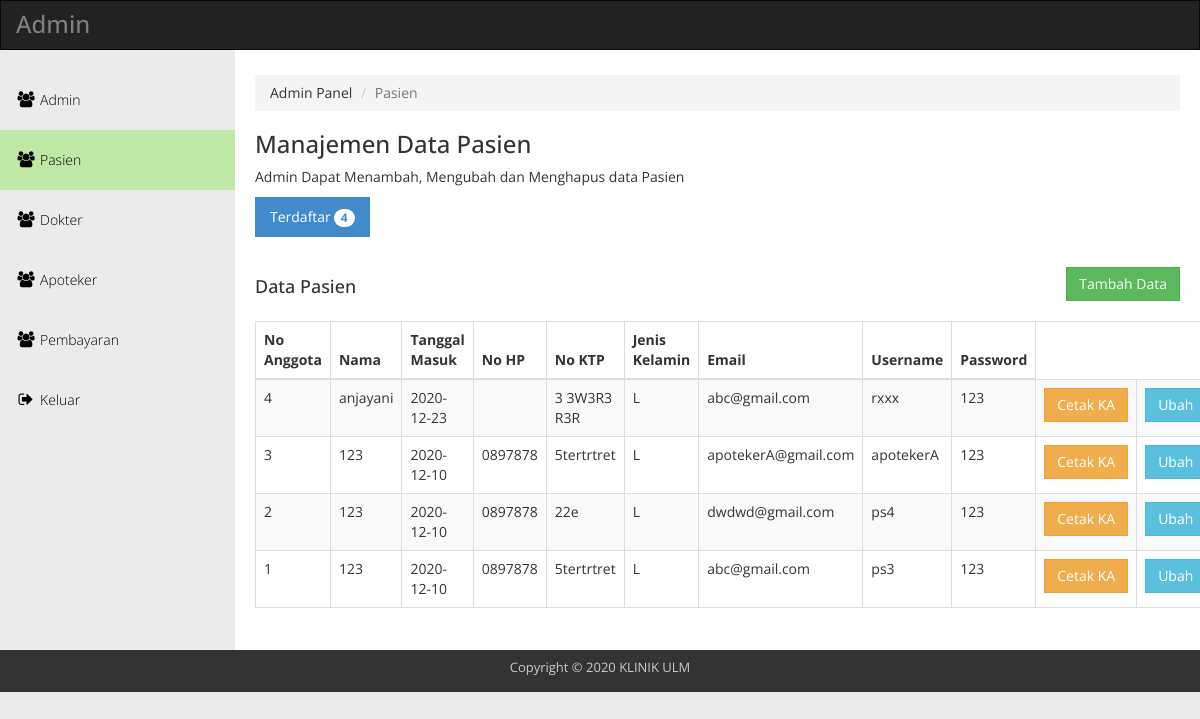
The app's page /admin/index.php?page=pasien (signed in) with its own data.
### tables this page shows
CREATE TABLE `pasien` (
  `no_anggota` int(11) NOT NULL AUTO_INCREMENT,
  `username` varchar(20) NOT NULL,
  `nama_pasien` varchar(20) NOT NULL,
  `tanggal_masuk` date NOT NULL,
  `no_hp_pasien` varchar(15) NOT NULL,
  `no_bpjs` varchar(20) NOT NULL,
  `no_ktp` varchar(20) NOT NULL,
  `tempat_lahir` varchar(20) NOT NULL,
  `tanggal_lahir` date NOT NULL,
  `jenis_kelamin` char(1) NOT NULL,
  `agama` varchar(10) NOT NULL,
  `instansi` varchar(20) NOT NULL,
  `gol_darah` varchar(2) NOT NULL,
  PRIMARY KEY (`no_anggota`),
  KEY `pasien_ibfk_1` (`username`),
  CONSTRAINT `pasien_ibfk_1` FOREIGN KEY (`username`) REFERENCES `user` (`username`) ON DELETE CASCADE ON UPDATE CASCADE
);

CREATE TABLE `user` (
  `username` varchar(20) NOT NULL,
  `password` varchar(20) NOT NULL,
  `email` varchar(20) NOT NULL,
  `level` int(11) NOT NULL,
  PRIMARY KEY (`username`)
);

### admin/pasien.php (the view, shortened to what this page needs)
<?php
$stmt = $pdo_conn->prepare('SELECT * FROM pasien ORDER BY no_anggota DESC');
$stmt->execute();
$result = $stmt->fetchAll();
?>
<div class="templatemo-content-wrapper">
        <div class="templatemo-content">
          <ol class="breadcrumb">
            <li>Admin Panel</li>
            <li class="active">Pasien</li>
          </ol>
          <h1>Manajemen Data Pasien</h1>
          <p>Admin Dapat Menambah, Mengubah dan Menghapus data Pasien</p>
          <div class="row margin-bottom-30">
            <div class="col-md-12">
              <ul class="nav nav-pills">
                <li class="active"><a href="#">Terdaftar<span class="badge"><?php echo count($result);?></span></a></li>
              </ul>
            </div>
          </div>
          <div class="row">
            <div class="col-md-12">
              <div class="btn-group pull-right" id="templatemo_sort_btn">
                <a href="index.php?page=pasien_tambah"><button type="button" class="btn btn-success">Tambah Data</button></a>
              </div>
              <div class="table-responsive">
                <h4 class="margin-bottom-15">Data Pasien</h4>
                <table class="table table-striped table-hover table-bordered">
                  <thead>
                    <tr>
                      <th>No Anggota</th>
                      <th>Nama</th>
                      <th>Tanggal Masuk</th>
                      <th>No HP</th>
                      <th>No KTP</th>
                      <th>Jenis Kelamin</th>
                      <th>Email</th>
                      <th>Username</th>
                      <th>Password</th>
                    </tr>
                  </thead>
                  <tbody>
                  <?php
                    if(!empty($result)) {
                    foreach($result as $row) {	?>
                      <tr>
                          <?php
                          $stmt1 = $pdo_conn->prepare('SELECT * FROM user where username="'.$row["username"].'"');
                          $stmt1->execute();
                          $result1 = $stmt1->fetchAll();
                          ?>
                          <td><?php echo $row["no_anggota"]; ?></td>
                          <td><?php echo $row["nama_pasien"]; ?></td>
                          <td><?php echo $row["tanggal_masuk"]; ?></td>
                          <td><?php echo $row["no_hp_pasien"]; ?></td>
                          <td><?php echo $row["no_ktp"]; ?></td>
                          <td><?php echo $row["jenis_kelamin"]; ?></td>
                          <td><?php echo $result1[0]["email"]; ?></td>
                          <td><?php echo $result1[0]["username"]; ?></td>
                          <td><?php echo $result1[0]["password"]; ?></td>
                          <td><a href="pasien_cetak.php?id=<?php echo $row["no_anggota"]; ?>" class="btn btn-warning">Cetak KA</a></td>
                          <td><a href="index.php?page=pasien_edit&id=<?php echo $row["no_anggota"]; ?>" class="btn btn-info">Ubah</a></td>
                        </tr>
                        <?php
                        } }
                        ?>
                  </tbody>
                </table>
              </div>
            </div>
          </div>
        </div>
      </div>

### admin/css/templatemo_main.css (style rules this page uses)
* { font-family: 'Open Sans', sans-serif; }
body { background-color: rgb(235,235,235); }
h1 { font-size: 24px; }
.templatemo-content-wrapper { float: left; width: 100%; }
.templatemo-content { margin-left: 235px; margin-top: 0px; min-height: 600px; padding: 25px 20px 0 20px; background-color: white; overflow-x: hidden; }
.margin-bottom-15 { margin-bottom: 15px; }
.margin-bottom-30 { margin-bottom: 30px; }
#templatemo_sort_btn { margin-bottom: 20px; }
.nav-pills>li>a, .nav-tabs>li>a, .alert, .progress, .panel, .btn, .panel-group .panel, .form-control, .modal-content, .breadcrumb { border-radius: 0; }

### records on screen
pasien: no_anggota "4", nama_pasien "anjayani", tanggal_masuk "2020-12-23", no_ktp "3 3W3R3 R3R", jenis_kelamin "L", username.email "abc@gmail.com", username.username "rxxx", username.password "123"
pasien: no_anggota "3", nama_pasien "123", tanggal_masuk "2020-12-10", no_hp_pasien "0897878", no_ktp "5tertrtret", jenis_kelamin "L", username.email "apotekerA@gmail.com", username.username "apotekerA", username.password "123"
pasien: no_anggota "2", nama_pasien "123", tanggal_masuk "2020-12-10", no_hp_pasien "0897878", no_ktp "22e", jenis_kelamin "L", username.email "dwdwd@gmail.com", username.username "ps4", username.password "123"
pasien: no_anggota "1", nama_pasien "123", tanggal_masuk "2020-12-10", no_hp_pasien "0897878", no_ktp "5tertrtret", jenis_kelamin "L", username.email "abc@gmail.com", username.username "ps3", username.password "123"

### other values on screen
count($result) "4"
